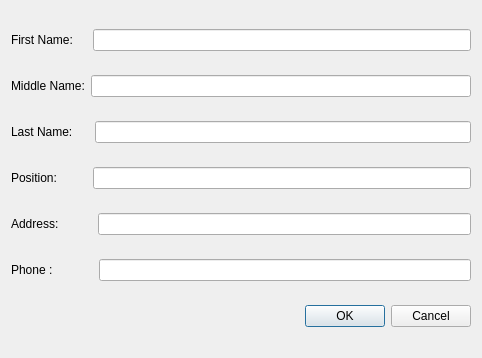
<?xml version="1.0" encoding="UTF-8"?>
<ui version="4.0">
 <class>EDIT</class>
 <widget class="QDialog" name="EDIT">
  <property name="geometry">
   <rect>
    <x>0</x>
    <y>0</y>
    <width>482</width>
    <height>358</height>
   </rect>
  </property>
  <property name="windowTitle">
   <string>EDIT</string>
  </property>
  <layout class="QVBoxLayout" name="verticalLayout">
   <item>
    <layout class="QHBoxLayout" name="horizontalLayout">
     <item>
      <widget class="QLabel" name="label">
       <property name="text">
        <string>First Name:    </string>
       </property>
       <property name="buddy">
        <cstring>lineEdit</cstring>
       </property>
      </widget>
     </item>
     <item>
      <widget class="QLineEdit" name="lineEdit"/>
     </item>
    </layout>
   </item>
   <item>
    <layout class="QHBoxLayout" name="horizontalLayout_2">
     <item>
      <widget class="QLabel" name="label_2">
       <property name="text">
        <string>Middle Name:</string>
       </property>
       <property name="buddy">
        <cstring>lineEdit_2</cstring>
       </property>
      </widget>
     </item>
     <item>
      <widget class="QLineEdit" name="lineEdit_2"/>
     </item>
    </layout>
   </item>
   <item>
    <layout class="QHBoxLayout" name="horizontalLayout_3">
     <item>
      <widget class="QLabel" name="label_3">
       <property name="text">
        <string>Last Name:     </string>
       </property>
       <property name="buddy">
        <cstring>lineEdit_3</cstring>
       </property>
      </widget>
     </item>
     <item>
      <widget class="QLineEdit" name="lineEdit_3"/>
     </item>
    </layout>
   </item>
   <item>
    <layout class="QHBoxLayout" name="horizontalLayout_4">
     <item>
      <widget class="QLabel" name="label_4">
       <property name="text">
        <string>Position:         </string>
       </property>
       <property name="buddy">
        <cstring>lineEdit_4</cstring>
       </property>
      </widget>
     </item>
     <item>
      <widget class="QLineEdit" name="lineEdit_4"/>
     </item>
    </layout>
   </item>
   <item>
    <layout class="QHBoxLayout" name="horizontalLayout_5">
     <item>
      <widget class="QLabel" name="label_5">
       <property name="text">
        <string>Address:          </string>
       </property>
       <property name="buddy">
        <cstring>lineEdit_5</cstring>
       </property>
      </widget>
     </item>
     <item>
      <widget class="QLineEdit" name="lineEdit_5"/>
     </item>
    </layout>
   </item>
   <item>
    <layout class="QHBoxLayout" name="horizontalLayout_6">
     <item>
      <widget class="QLabel" name="label_6">
       <property name="text">
        <string>Phone :            </string>
       </property>
       <property name="buddy">
        <cstring>lineEdit_6</cstring>
       </property>
      </widget>
     </item>
     <item>
      <widget class="QLineEdit" name="lineEdit_6"/>
     </item>
    </layout>
   </item>
   <item>
    <layout class="QHBoxLayout" name="horizontalLayout_8">
     <item>
      <spacer name="horizontalSpacer">
       <property name="orientation">
        <enum>Qt::Horizontal</enum>
       </property>
       <property name="sizeHint" stdset="0">
        <size>
         <width>108</width>
         <height>20</height>
        </size>
       </property>
      </spacer>
     </item>
     <item>
      <widget class="QPushButton" name="pushButton_2">
       <property name="text">
        <string>OK</string>
       </property>
      </widget>
     </item>
     <item>
      <widget class="QPushButton" name="pushButton">
       <property name="text">
        <string>Cancel</string>
       </property>
      </widget>
     </item>
    </layout>
   </item>
  </layout>
 </widget>
 <layoutdefault spacing="6" margin="11"/>
 <tabstops>
  <tabstop>lineEdit</tabstop>
  <tabstop>lineEdit_2</tabstop>
  <tabstop>lineEdit_3</tabstop>
  <tabstop>lineEdit_4</tabstop>
  <tabstop>lineEdit_5</tabstop>
  <tabstop>lineEdit_6</tabstop>
  <tabstop>pushButton_2</tabstop>
  <tabstop>pushButton</tabstop>
 </tabstops>
 <resources/>
 <connections>
  <connection>
   <sender>pushButton</sender>
   <signal>clicked()</signal>
   <receiver>EDIT</receiver>
   <slot>close()</slot>
   <hints>
    <hint type="sourcelabel">
     <x>352</x>
     <y>272</y>
    </hint>
    <hint type="destinationlabel">
     <x>381</x>
     <y>292</y>
    </hint>
   </hints>
  </connection>
 </connections>
</ui>
